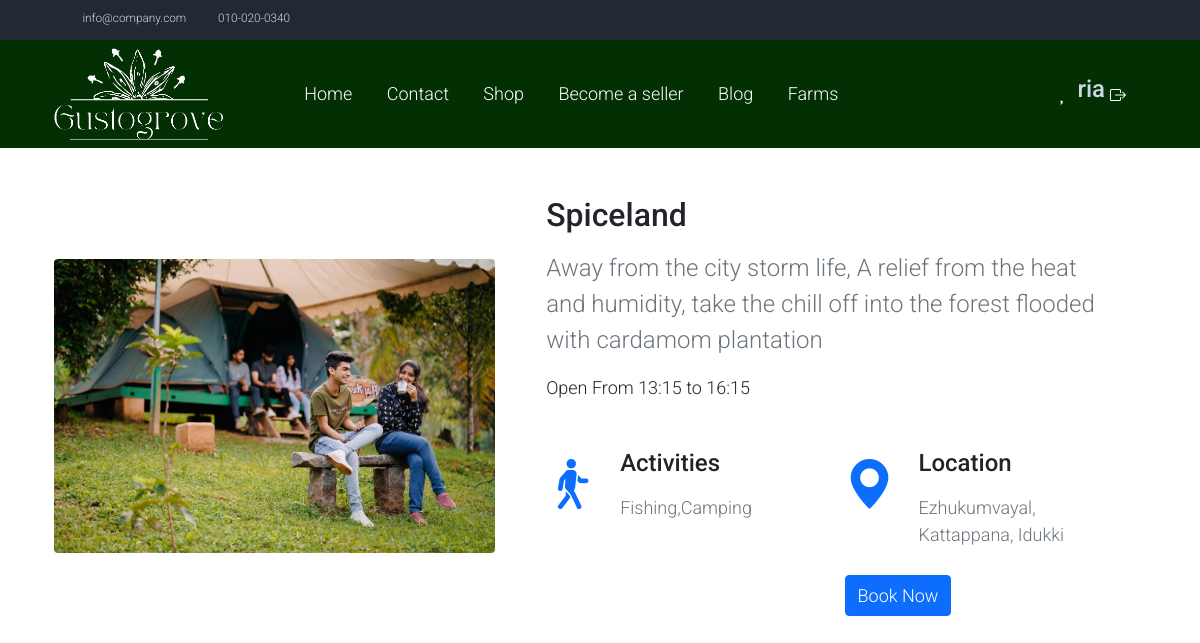
Screenshot of /farm_view_details/1 (signed in) with the database file from the repository.
### userapp/models.py (models this page shows, shortened)
class CustomUser(AbstractUser):
    username = None
    USERNAME_FIELD  = 'email'
    name = models.CharField(max_length=100, default='')
    email = models.EmailField(unique=True)
    password = models.CharField(max_length=128)
    is_customer = models.BooleanField(default=False)
    is_seller = models.BooleanField(default=False)
    is_delivery = models.BooleanField(default=False)
    gstn = models.CharField(max_length=15, blank=True, null=True)
    hub_status=models.BooleanField(default=False)
    REQUIRED_FIELDS = []

### storeapp/models.py (models this page shows, shortened)
class Farm(models.Model):
    seller = models.ForeignKey(CustomUser, on_delete=models.CASCADE)
    farm_name = models.CharField(max_length=100)
    location = models.CharField(max_length=255)
    description = models.TextField()
    activities = models.TextField()
    visiting_hours_from = models.CharField(max_length=100,null=True)
    visiting_hours_to = models.CharField(max_length=100,null=True)
    contact_info = models.CharField(max_length=100)
    image = models.ImageField(upload_to='farm_images/')
    created_at = models.DateTimeField(auto_now_add=True)

### storeapp/views.py (the view)
# urls.py: path('farm_view_details/<int:farm_id>',views.farm_view_details,name='farm_view_details'),
@login_required
def farm_view_details(request,farm_id):
    farms = Farm.objects.get(id=farm_id)  # Fetch all blogs from the database
    return render(request, 'farm_view_detail.html', {'farm': farms})

### template/farm_view_detail.html (shortened to what this page needs)
{% load static %}
<!DOCTYPE html>
<html lang="en">
<head>
    <link rel="stylesheet" href="https://cdn.jsdelivr.net/npm/bootstrap-icons@1.11.3/font/bootstrap-icons.min.css">
<link rel="stylesheet" href="https://cdn.jsdelivr.net/npm/bootstrap@5.2.3/dist/css/bootstrap.min.css">
<link rel="stylesheet" href="https://unpkg.com/bootstrap@5.3.2/dist/css/bootstrap.min.css">
    <link rel="stylesheet" href="{% static 'css/bootstrap.min.css' %}">
    <link rel="stylesheet" href="{% static 'css/templatemo.css' %}">
    <link rel="stylesheet" href="{% static '/css/custom.css' %}">
    <link rel="stylesheet" href="{% static 'css/fontawesome.min.css' %}">
</head>
<body>
    <nav class="navbar navbar-expand-lg bg-dark navbar-light d-none d-lg-block" id="templatemo_nav_top">
        <div class="container text-light">
            <div class="w-100 d-flex justify-content-between">
                <div>
                    <i class="fa fa-envelope mx-2"></i>
                    <a class="navbar-sm-brand text-light text-decoration-none" href="mailto:info@company.com">info@company.com</a>
                    <i class="fa fa-phone mx-2"></i>
                    <a class="navbar-sm-brand text-light text-decoration-none" href="tel:010-020-0340">010-020-0340</a>
                </div>
                <div>
                    <a class="text-light" href="https://fb.com/templatemo" target="_blank" rel="sponsored"><i class="fab fa-facebook-f fa-sm fa-fw me-2"></i></a>
                    <a class="text-light" href="https://www.instagram.com/" target="_blank"><i class="fab fa-instagram fa-sm fa-fw me-2"></i></a>
                    <a class="text-light" href="https://twitter.com/" target="_blank"><i class="fab fa-twitter fa-sm fa-fw me-2"></i></a>
                    <a class="text-light" href="https://www.linkedin.com/" target="_blank"><i class="fab fa-linkedin fa-sm fa-fw"></i></a>
                </div>
            </div>
        </div>
    </nav>
    <nav class="navbar navbar-expand-lg ">
        <div class="container d-flex justify-content-between align-items-center">
            <div class="logo">
                <a class="navbar-brand" href="{% url "index" %}">
                    <img src="{% static 'img/gusto (2).png' %}" alt="Site Logo" class="img-fluid w-auto h-100" style="max-height: 100px;">
                </a>
            </div>
            <div class="align-self-center collapse navbar-collapse flex-fill  d-lg-flex justify-content-lg-between" id="templatemo_main_nav">
                <div class="flex-fill">
                    <ul class="nav navbar-nav d-flex justify-content-between mx-lg-auto">
                        <li class="nav-item">
                            <a class="nav-link" href="{% url 'index' %}">Home</a>
                        </li>
                        <li class="nav-item">
                            <a class="nav-link" href="{% url 'contact' %}">Contact</a>
                        </li>
                        <li class="nav-item">
                            <a class="nav-link" href="{% url 'shop' %}">Shop</a>
                        </li>
                        <li class="nav-item">
                            <a class="nav-link" href="{% url 'seller_index' %}">Become a seller</a>
                        </li>
                        <li class="nav-item">
                            <a class="nav-link" href="{% url 'blog' %}">Blog</a>
                        </li>
                        <li class="nav-item">
                            <a class="nav-link" href="{% url 'farm_view' %}">Farms</a>
                        </li>
                    </ul>
                </div>
                <div class="navbar align-self-center d-flex">
                    <a class="nav-icon d-none d-lg-inline" href="#" data-bs-toggle="modal" data-bs-target="#templatemo_search">
                        <i class="fa fa-fw fa-search text-light mr-2"></i>
                    </a>
                    <a class="nav-icon position-relative text-decoration-none" href="{% url 'cart' %}">
                        <i class="fa fa-fw fa-cart-arrow-down text-light mr-1"></i>
                    </a>
                    <a class="nav-icon position-relative text-decoration-none dropdown" href="#" data-bs-toggle="dropdown">
                        <i class="fa fa-fw fa-user text-light mr-1"></i>
                    </a>
                    <a href="{% url 'wishlist' %}" class="btn btn-success">
                        <i class="fas fa-heart"></i>
                    </a>
                    {% if user.is_authenticated %}
                    <h4 class=" text-light" >{{user.name}}<h4>
                        <div style="margin-left: 5px;" class="mt-2">
                            <a class="nav-icon position-relative text-decoration-none" href="{% url 'logout' %}" data-bs-toggle="tooltip" data-bs-placement="bottom" title="Logout">
                            </a>
                    {% endif %}
                        </div>
                </div>
            </div>
        </div>
    </nav>
<section class="py-3 py-md-5">
    <div class="container">
      <div class="row gy-3 gy-md-4 gy-lg-0 align-items-lg-center">
        <div class="col-12 col-lg-6 col-xl-5">
          <img class="img-fluid rounded" loading="lazy" src="{{farm.image.url}}" alt="About 1">
        </div>
        <div class="col-12 col-lg-6 col-xl-7">
          <div class="row justify-content-xl-center">
            <div class="col-12 col-xl-11">
              <h2 class="mb-3">{{farm.farm_name}}</h2>
              <p class="lead fs-4 text-secondary mb-3">{{farm.description}}</p>
              <p class="mb-5">Open From  {{farm.visiting_hours_from}}    to {{farm.visiting_hours_to}}</p>
              <div class="row gy-4 gy-md-0 gx-xxl-5X">
                <div class="col-12 col-md-6">
                  <div class="d-flex">
                    <div class="me-4 text-primary">
                        <i class="bi bi-person-walking" style="font-size: 50px;"></i>
                    </div>
                    <div>
                      <h2 class="h4 mb-3">Activities</h2>
                      <p class="text-secondary mb-0">{{farm.activities}}</p>
                    </div>
                  </div>
                </div>
                <div class="col-12 col-md-6">
                  <div class="d-flex">
                    <div class="me-4 text-primary">
                        <i class="bi bi-geo-alt-fill " style="font-size: 50px;"></i>
                    </div>
                    <div>
                      <h2 class="h4 mb-3">Location</h2>
                      <p class="text-secondary mb-0">{{farm.location}}</p>
                    </div>
                  </div><br>
                  <div class="col-12 pe-5 me-5">
                    <a href="{% url 'farm_booking' farm.id %}" class="btn btn-primary">Book Now</a>
                </div>
                </div>
              </div>
            </div>
          </div>
        </div>
      </div>
    </div>
  </section>
        </body>
    </head>
    </html>

### static/css/templatemo.css (style rules this page uses)
body, ul, li, p, a, label, input, div { font-family: 'Roboto', sans-serif; font-size: 18px !important; font-weight: 300 !important; }
.logo { font-weight: 500 !important; }
.text-light { color: #cfd6e1 !important; }
.bg-dark { background-color: #212934 !important; }
.btn-success { background-color: rgb(2, 48, 2)!important; border-color:rgb(2, 48, 2) !important; }
.navbar { background-color: rgb(2, 48, 2); }
#templatemo_nav_top { min-height: 40px; }
#templatemo_nav_top * { font-size: .9em !important; }
#templatemo_main_nav a { color: #fff; }
#templatemo_main_nav .navbar .nav-icon { margin-right: 20px; }
.fa-search { color: white; }
@media (min-width: 768px) { #templatemo_main_nav .navbar-nav { max-width: 450px; } }
@media (min-width: 992px) { #templatemo_main_nav .navbar-nav { max-width: 550px; } }
.nav-icon { position: relative; display: inline-block; }

### rows the page displays
CustomUser: name "ria"
Farm: image (picture), farm_name "Spiceland", description "Away from the city storm life, A relief from the heat and humidity, take the chill off into the forest flooded with cardamom plantation", visiting_hours_from "13:15", visiting_hours_to "16:15", activities "Fishing,Camping", location "Ezhukumvayal, Kattappana, Idukki"
